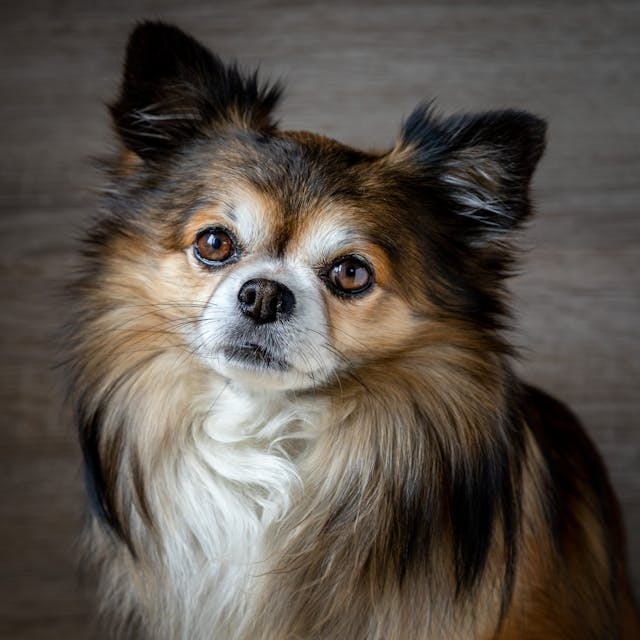
#> input picture portrait_dog.jpg, 640 x 640 px
$ python ex_nr_3.py
#> lines starting #> are read from the running program, lines starting #| are printed output that depends on the picture
import argparse
import numpy as np
import cv2
from skimage.exposure import rescale_intensity


# Function to apply convolution using a given kernel
def convolve(image, kernel):
    # Get image dimensions
    (iH, iW) = image.shape[:2]
    # Get kernel dimensions
    (kH, kW) = kernel.shape[:2]
    # Compute padding size (assuming kernel width is odd)
    pad = (kW - 1) // 2
    # Add padding to the image to handle edge cases
    image = cv2.copyMakeBorder(image, pad, pad, pad, pad, cv2.BORDER_REPLICATE)
    # Initialize output image with zeros
    output = np.zeros((iH, iW), dtype="float32")

    # Loop over each pixel in the input image
    for y in np.arange(pad, iH + pad):
        for x in np.arange(pad, iW + pad):
            # Extract region of interest (ROI) centered at the current pixel
            roi = image[y - pad:y + pad + 1, x - pad:x + pad + 1]
            # Perform element-wise multiplication and sum
            k = (roi * kernel).sum()
            # Assign the result to the corresponding pixel in the output image
            output[y - pad, x - pad] = k

    # Rescale intensity to ensure pixel values fall within the expected range
    output = rescale_intensity(output, in_range=(0, 255))
    # Convert output image to unsigned 8-bit integer format
    output = (output * 255).astype("uint8")
    return output


# Parse command-line arguments to get the image path and kernel type
ap = argparse.ArgumentParser()
ap.add_argument("-i", "--image", default="portrait_dog.jpg", help="path to input image")
ap.add_argument("-k", "--kernel", default="laplacian", help="kernel to use: laplacian, sobelX, sobelY")
args = vars(ap.parse_args())

# Define a dictionary of kernels for convolution
kernels = {
    "laplacian": np.array((
        [0, 1, 0],
        [1, -4, 1],
        [0, 1, 0]), dtype="int"),
    "sobelX": np.array((
        [-1, 0, 1],
        [-2, 0, 2],
        [-1, 0, 1]), dtype="int"),
    "sobelY": np.array((
        [-1, -2, -1],
        [0, 0, 0],
        [1, 2, 1]), dtype="int")
}

# Read the input image and kernel from the parsed arguments
image_path = args["image"]
kernel_name = args["kernel"]
image = cv2.imread(image_path)
#> image is the input picture: shape (640, 640, 3); mean B, G, R 75.3, 82.8, 90.5
# Retrieve the selected kernel from the dictionary
kernel = kernels[kernel_name]
# Convert the input image to grayscale for processing
gray = cv2.cvtColor(image, cv2.COLOR_BGR2GRAY)
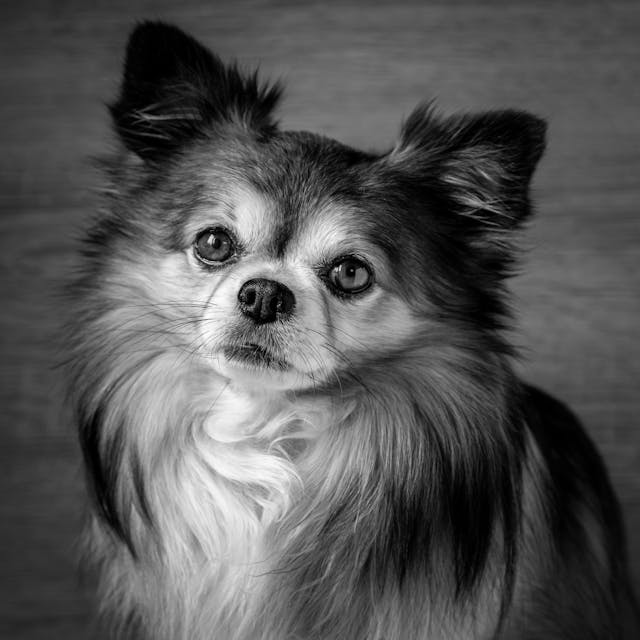
#> gray: shape (640, 640); min 0, max 254, mean 84.2
# Apply custom convolution
convoleOutput = convolve(gray, kernel)
#> after the loop in convolve, `for y in np.arange(pad, iH + pad):`:
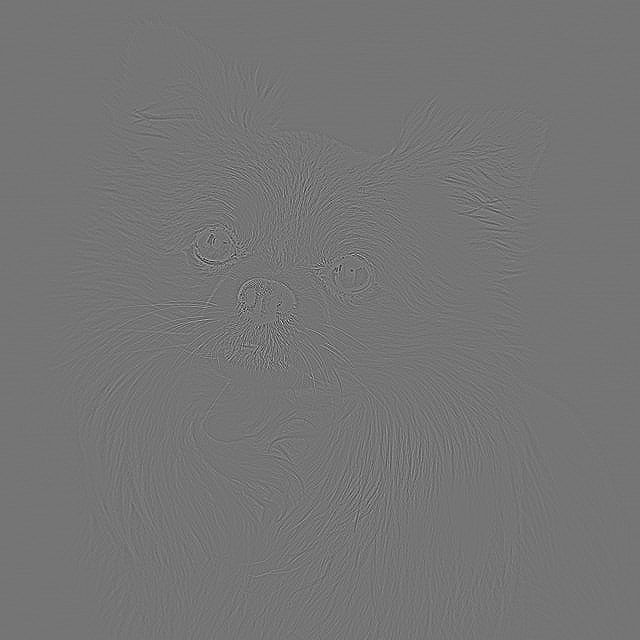
#> output: shape (640, 640) float32; min -324, max 380, mean 0; drawn with min black and max white
#> in convolve, `output = rescale_intensity(output, in_range=(0, 255))`:
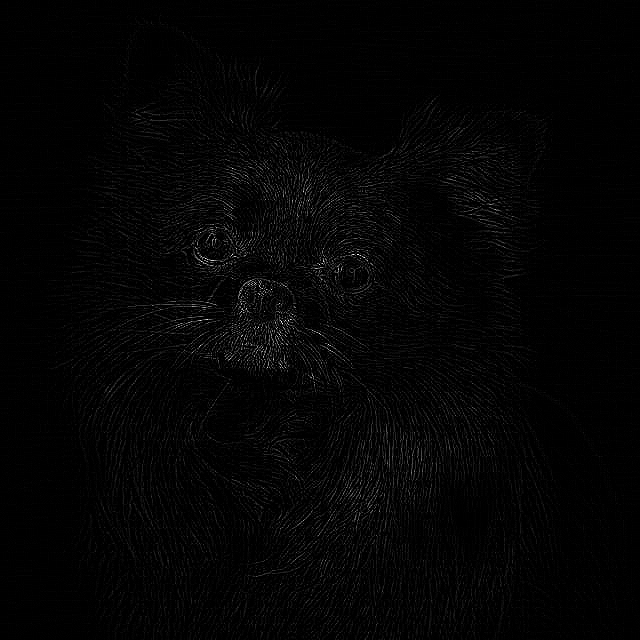
#> output: shape (640, 640) float32; min 0, max 1, mean 0.0166
# Apply OpenCV's built-in convolution for comparison
opencvOutput = cv2.filter2D(gray, -1, kernel)
# Display the original grayscale image
cv2.imshow("original", gray)
# Display the output of the custom convolution function
cv2.imshow("{} - convolve".format(kernel_name), convoleOutput)
# Display the output of OpenCV's convolution function
cv2.imshow("{} - opencv".format(kernel_name), opencvOutput)
# Wait for a key press to close the windows
cv2.waitKey(0)
cv2.destroyAllWindows()

# Command the can run scrypt: python ex_nr_3.py --image city_hall.jpg --kernel laplacian
# New command: python ex_nr_3.py --image friends.jpg --kernel laplacian

$ run again, with city_hall.jpg copied over portrait_dog.jpg
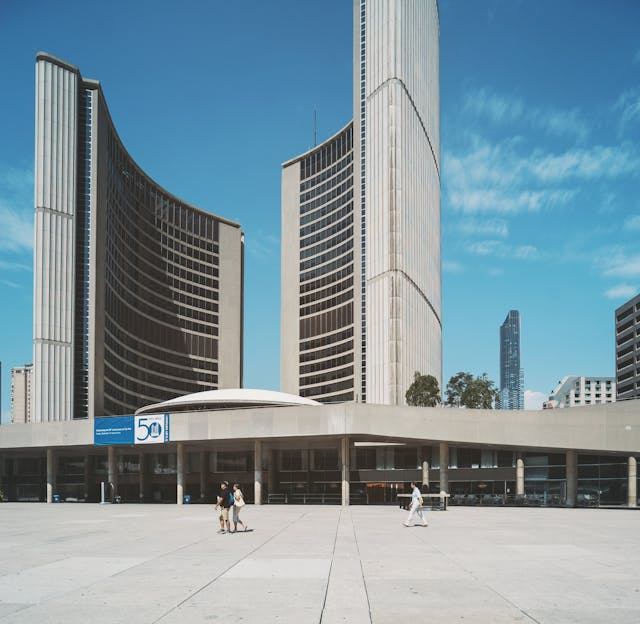
#> input picture city_hall.jpg, 640 x 624 px
#> image is the input picture: shape (624, 640, 3); mean B, G, R 158.4, 147.5, 125
#> image: shape (626, 642)
#> after the loop in convolve, `for y in np.arange(pad, iH + pad):`:
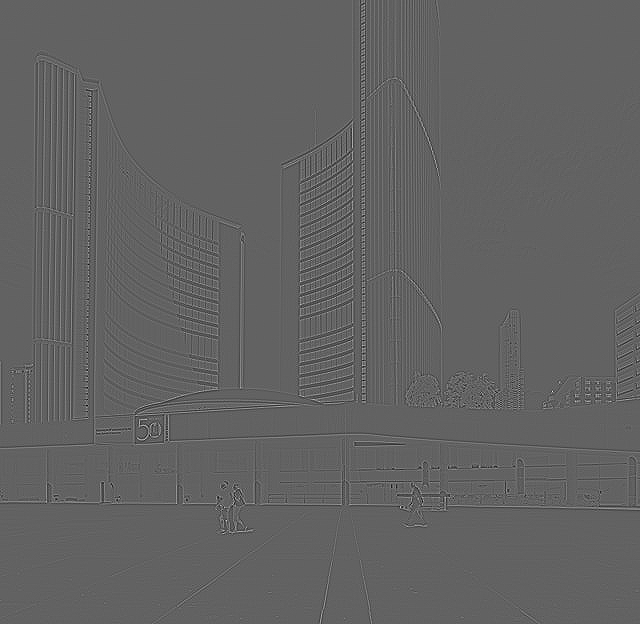
#> output: shape (624, 640) float32; min -329, max 522, mean 0; drawn with min black and max white
#> in convolve, `output = rescale_intensity(output, in_range=(0, 255))`:
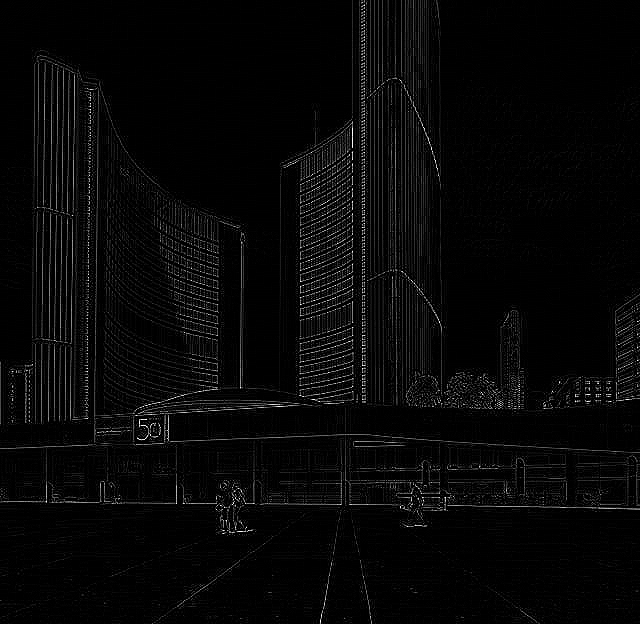
#> output: shape (624, 640) float32; min 0, max 1, mean 0.0292
